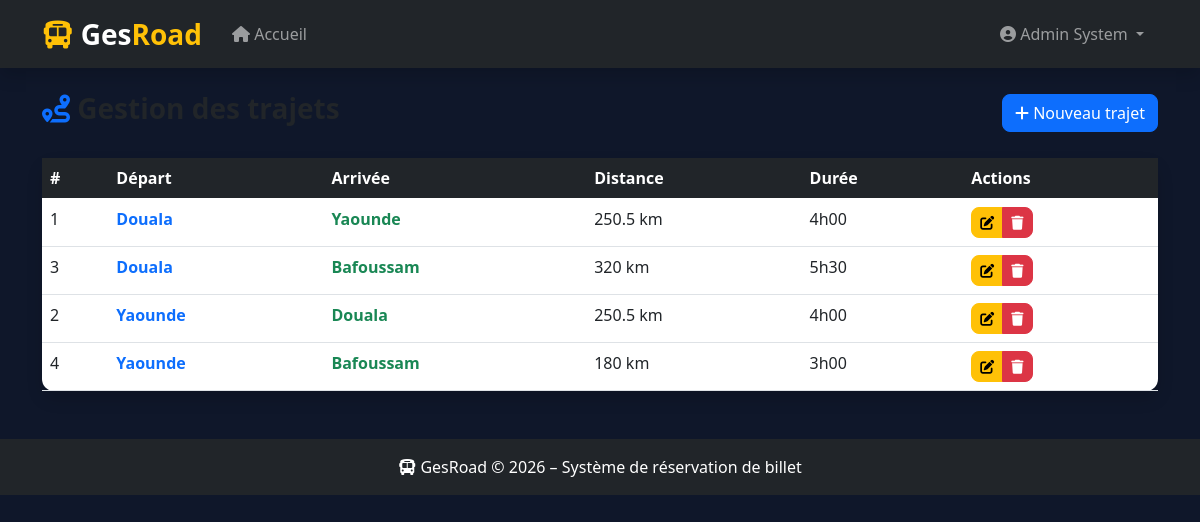
/index.php?controller=admin&action=listeTrajets (signed in), run on the app's committed database.
### tables this page shows
CREATE TABLE `trajet` (
  `id` int(11) NOT NULL AUTO_INCREMENT,
  `villedepart` varchar(254) DEFAULT NULL,
  `villearrive` varchar(254) DEFAULT NULL,
  `distance` float DEFAULT NULL,
  `duree` varchar(254) DEFAULT NULL,
  PRIMARY KEY (`id`)
);

### controllers/admincontrollers.php (called while the page is built, shortened)
<?php
require_once MODELS . '/Trajet.php';
class AdminController {
    private $trajet;
    public function __construct($pdo) {
        $this->trajet       = new Trajet($pdo);
    }
    public function listeTrajets() {
        $trajets = $this->trajet->lister();
        require_once VIEWS . '/admin/trajet/liste.php';
    }
}
?>

### models/trajet.php (called while the page is built, shortened)
<?php
class Trajet {
    private $pdo;
    public function __construct($pdo) {
        $this->pdo = $pdo;
    }
    public function lister() {
        $stmt = $this->pdo->prepare("SELECT * FROM trajet ORDER BY villedepart ASC");
        $stmt->execute();
        return $stmt->fetchAll(PDO::FETCH_ASSOC);
    }
}
?>

### views/admin/trajet/liste.php (the view, shortened to what this page needs)
<?php include ROOT . '/views/layout.php'; ?>
<div class="d-flex justify-content-between align-items-center mb-4">
    <h3 class="fw-bold">
        <i class="fas fa-route text-primary"></i> Gestion des trajets
    </h3>
    <a href="<?= BASE_URL ?>/index.php?controller=admin&action=creerTrajet"
       class="btn btn-primary">
        <i class="fas fa-plus"></i> Nouveau trajet
    </a>
</div>
<div class="card shadow border-0">
    <div class="card-body p-0">
        <div class="table-responsive">
            <table class="table table-hover mb-0">
                <thead class="table-dark">
                    <tr>
                        <th>#</th>
                        <th>Départ</th>
                        <th>Arrivée</th>
                        <th>Distance</th>
                        <th>Durée</th>
                        <th>Actions</th>
                    </tr>
                </thead>
                <tbody>
                    <?php if (!empty($trajets)): ?>
                        <?php foreach ($trajets as $t): ?>
                            <tr>
                                <td><?= $t['id'] ?></td>
                                <td class="fw-bold text-primary"><?= $t['villedepart'] ?></td>
                                <td class="fw-bold text-success"><?= $t['villearrive'] ?></td>
                                <td><?= $t['distance'] ?> km</td>
                                <td><?= $t['duree'] ?></td>
                                <td>
                                    <div class="btn-group">
                                        <a href="<?= BASE_URL ?>/index.php?controller=admin&action=modifierTrajet&id=<?= $t['id'] ?>"
                                           class="btn btn-sm btn-warning">
                                            <i class="fas fa-edit"></i>
                                        </a>
                                        <a href="<?= BASE_URL ?>/index.php?controller=admin&action=supprimerTrajet&id=<?= $t['id'] ?>"
                                           class="btn btn-sm btn-danger"
                                           onclick="return confirm('Supprimer ce trajet ?')">
                                            <i class="fas fa-trash"></i>
                                        </a>
                                    </div>
                                </td>
                            </tr>
                        <?php endforeach; ?>
                    <?php endif; ?>
                </tbody>
            </table>
        </div>
    </div>
</div>
<?php include ROOT . '/views/layout_footer.php'; ?>

### assets/css/style.css (style rules this page uses)
body { background-size: cover; background-position: center; background-repeat: no-repeat; transition: background-image 1s ease-in-out; }
html, body { height: 100%; margin: 0; background-color: #0f172a; }
.card { border-radius: 12px; border: none; }
.btn { border-radius: 8px; }

### data on the page
trajet: id "1", villedepart "Douala", villearrive "Yaounde", distance "250.5", duree "4h00"
trajet: id "3", villedepart "Douala", villearrive "Bafoussam", distance "320", duree "5h30"
trajet: id "2", villedepart "Yaounde", villearrive "Douala", distance "250.5", duree "4h00"
trajet: id "4", villedepart "Yaounde", villearrive "Bafoussam", distance "180", duree "3h00"

### other printed values
$_SESSION['user_nom'] "Admin"
$_SESSION['user_prenom'] "System"
